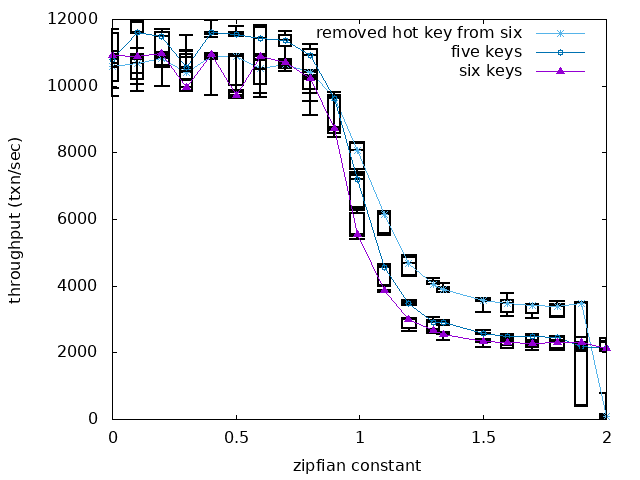

Reproduce this figure in gnuplot.
set terminal png
set xlabel "zipfian constant"
set boxwidth 0.05
set ylabel "throughput (txn/sec)"

set output "comparison.png"
plot ARG1 using "skew":"box_min":"whisker_min":"whisker_high":"box_high" notitle with candlesticks lt -1 lw 2 whiskerbars,\
		 "" using "skew":"median":"median":"median":"median" with candlesticks lt -1 lw 2 notitle,\
		 "" using "skew":"median" title "removed hot key from six" with linespoint,\
		 ARG2 using "skew":"box_min":"whisker_min":"whisker_high":"box_high" notitle with candlesticks lt -1 lw 2 whiskerbars,\
		 "" using "skew":"median":"median":"median":"median" with candlesticks lt -1 lw 2 notitle,\
		 "" using "skew":"median" title "five keys" with linespoint,\
		ARG3 using "skew":"box_min":"whisker_min":"whisker_high":"box_high" notitle with candlesticks lt -1 lw 2 whiskerbars,\
		 "" using "skew":"median":"median":"median":"median" with candlesticks lt -1 lw 2 notitle,\
		 "" using "skew":"median" title "six keys" with linespoint

set output "comparison-med.png"
plot ARG1 using "skew":"median" title "removed hot key from six" with linespoint,\
		 ARG2 using "skew":"median" title "five keys" with linespoint,\
		ARG3 using "skew":"median" title "six keys" with linespoint



